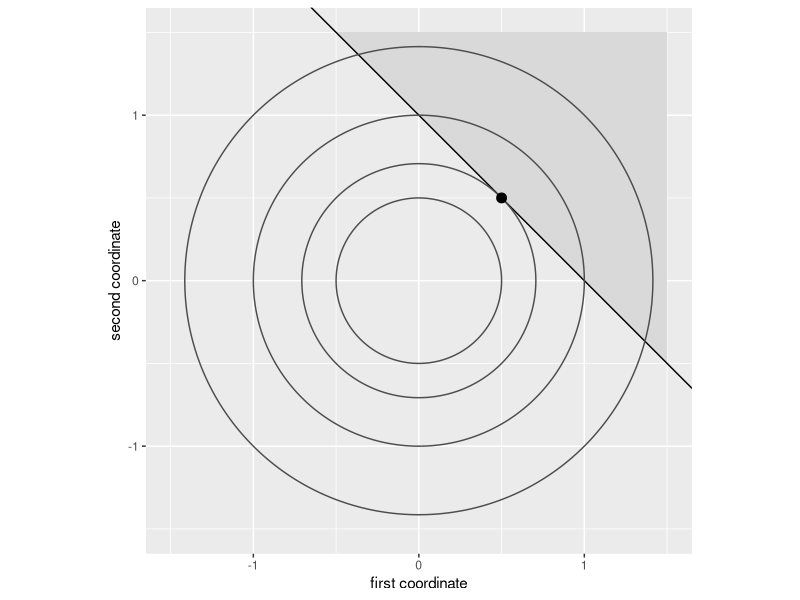

Here is the R script that generated this plot:
## ---- chunk 1
#| label: quadratic-program-plot
#| code-fold: true
#| fig-alt: >-
#|   Contour circles of x1 squared plus x2 squared around the origin, at
#|   heights 0.25, 0.5, 1 and 2, drawn on equal axes. The shaded region above
#|   the line x1 + x2 = 1 is the feasible half-plane. A dot at (0.5, 0.5)
#|   marks where the circle at height 0.5 touches the line.
#| fig-height: 4.5
#| fig-width: 4.5
# The objective on a grid, for its contour circles.
grid <- tidyr::expand_grid(
  x1 = seq(-1.5, 1.5, length.out = 301),
  x2 = seq(-1.5, 1.5, length.out = 301)
)
grid <- dplyr::mutate(grid, f = x1^2 + x2^2)

# The feasible half-plane x1 + x2 >= 1, clipped to the plotted square.
feasible <- tibble::tibble(
  x1 = c(-0.5, 1.5, 1.5),
  x2 = c(1.5, 1.5, -0.5)
)
# Contour heights: 0.5 is the minimum over the half-plane; the others frame it.
heights <- c(0.25, 0.5, 1, 2)
minimizer <- tibble::tibble(x1 = 0.5, x2 = 0.5)

grid |>
  ggplot2::ggplot() +
  ggplot2::aes(x = x1, y = x2) +
  ggplot2::geom_polygon(data = feasible, fill = "grey85") +
  ggplot2::geom_abline(intercept = 1, slope = -1) +
  ggplot2::geom_contour(
    mapping = ggplot2::aes(z = f),
    breaks = heights, # check-unexplained-choices: allow
    colour = "grey30"
  ) +
  ggplot2::geom_point(data = minimizer, size = 3) +
  ggplot2::coord_fixed(xlim = c(-1.5, 1.5), ylim = c(-1.5, 1.5)) +
  ggplot2::labs(x = "first coordinate", y = "second coordinate")
